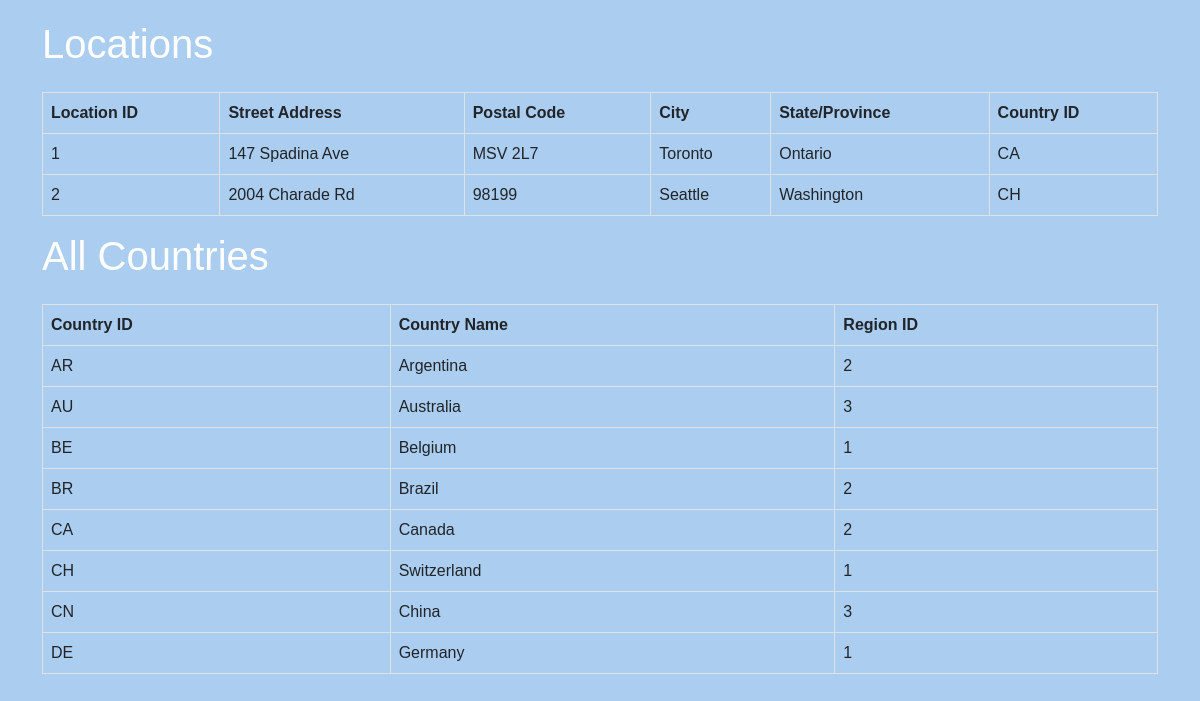
Screenshot of /display-all/ with the database file from the repository.
### locations/models.py (models this page shows, shortened)
class Location(models.Model):
    location_id = models.AutoField(primary_key=True)
    street_address = models.CharField(max_length=125)
    postal_code = models.CharField(max_length=12)
    city = models.CharField(max_length=50)
    state_province = models.CharField(max_length=50)
    country = models.ForeignKey(Country, on_delete=models.CASCADE)

class Country(models.Model):
    country_id = models.CharField(max_length=2, primary_key=True)
    country_name = models.CharField(max_length=50)
    region_id = models.IntegerField()

### locations/views.py (the view)
# urls.py: path('display-all/', display_all, name='display_all'),
def display_all(request):
    locations = view_all_locations()
    countries = view_all_countries()
    return render(request, 'displayall.html', {
        'locations': locations,
        'countries': countries
    })

### locations/views.py (called while the page is built)
def view_all_locations():
    return Location.objects.all()

def view_all_countries():
    return Country.objects.all()

### templates/displayall.html (shortened to what this page needs)
<!DOCTYPE html>
<html lang="en">
<head>
    <link rel="stylesheet" href="https://cdn.jsdelivr.net/npm/bootstrap@5.1.0/dist/css/bootstrap.min.css">
</head>
<body>
    <div class="container">
        <h1 class="mb-4">Locations</h1>
        <table class="table table-bordered">
            <thead>
                <tr>
                    <th>Location ID</th>
                    <th>Street Address</th>
                    <th>Postal Code</th>
                    <th>City</th>
                    <th>State/Province</th>
                    <th>Country ID</th>
                </tr>
            </thead>
            <tbody>
                {% for location in locations %}
                <tr>
                    <td>{{ location.location_id }}</td>
                    <td>{{ location.street_address }}</td>
                    <td>{{ location.postal_code }}</td>
                    <td>{{ location.city }}</td>
                    <td>{{ location.state_province }}</td>
                    <td>{{ location.country.country_id }}</td>
                </tr>
                {% endfor %}
            </tbody>
        </table>
        <h1 class="mb-4">All Countries</h1>
        <table class="table table-bordered">
            <thead>
                <tr>
                    <th>Country ID</th>
                    <th>Country Name</th>
                    <th>Region ID</th>
                </tr>
            </thead>
            <tbody>
                {% for country in countries %}
                <tr>
                    <td>{{ country.country_id }}</td>
                    <td>{{ country.country_name }}</td>
                    <td>{{ country.region_id }}</td>
                </tr>
                {% endfor %}
            </tbody>
        </table>
    </div>
</body>
</html>

### templates/displayall.html (style rules this page uses)
body { font-family: 'Arial', sans-serif; background-color: #abcdef; color: #fefefe; padding: 20px; }
table { width: 100%; margin-bottom: 20px; }
th, td { border: 1px solid #dee2e6; padding: 8px; text-align: left; }
th { background-color: #f2f2f2; }

### rows the page displays
Location: location_id "1", street_address "147 Spadina Ave", postal_code "MSV 2L7", city "Toronto", state_province "Ontario", country.country_id "CA"
Location: location_id "2", street_address "2004 Charade Rd", postal_code "98199", city "Seattle", state_province "Washington", country.country_id "CH"
Country: country_id "AR", country_name "Argentina", region_id "2"
Country: country_id "AU", country_name "Australia", region_id "3"
Country: country_id "BE", country_name "Belgium", region_id "1"
Country: country_id "BR", country_name "Brazil", region_id "2"
Country: country_id "CA", country_name "Canada", region_id "2"
Country: country_id "CH", country_name "Switzerland", region_id "1"
Country: country_id "CN", country_name "China", region_id "3"
Country: country_id "DE", country_name "Germany", region_id "1"
